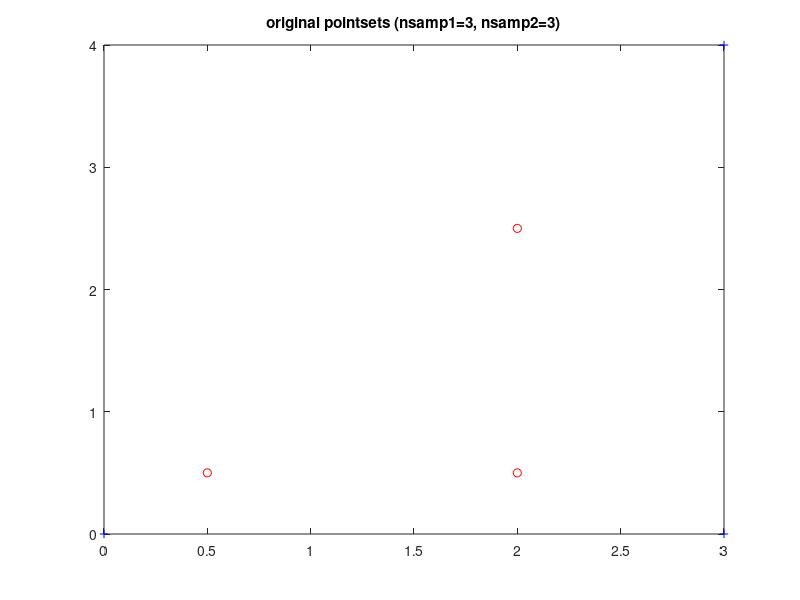

Write the MATLAB code that produced this figure. (Note: this script raises an error after producing the figure.)
% Shape Context Demo #1
% match two pointsets from Chui & Rangarajan

% uncomment out one of these commands to load in some shape data
%load save_fish_def_3_1.mat
%load save_fish_noise_3_2.mat
%load save_fish_outlier_3_2.mat

x1=[0,0;3,0;3,4];
y2a=[0.5,0.5;2,0.5;2,2.5];
X=x1;
Y=y2a;
y2=y2a;

display_flag=1;
mean_dist_global=[]; % use [] to estimate scale from the data
nbins_theta=12;
nbins_r=5;
nsamp1=size(X,1);
nsamp2=size(Y,1);
ndum1=0;
ndum2=0;
if nsamp2>nsamp1
   % (as is the case in the outlier test)
   ndum1=ndum1+(nsamp2-nsamp1);
end
eps_dum=0.15;
r_inner=1/8;
r_outer=2;
n_iter=5;
r=1; % annealing rate
beta_init=1;  % initial regularization parameter (normalized)

if display_flag
   [x,y]=meshgrid(linspace(0,1,18),linspace(0,1,36));
   x=x(:);y=y(:);M=length(x);
end

if display_flag
   figure(1)
   plot(x1(:,1),x1(:,2),'b+',y2a(:,1),y2a(:,2),'ro')
   title(['original pointsets (nsamp1=' int2str(nsamp1) ', nsamp2=' ...
       int2str(nsamp2) ')'])
   if 0
      h1=text(x1(:,1),x1(:,2),int2str((1:nsamp1)'));
      h2=text(y2a(:,1),y2a(:,2),int2str((1:nsamp2)'));  
      set(h2,'fontangle','italic');
   end
   drawnow
end

tps_iter_match_1
